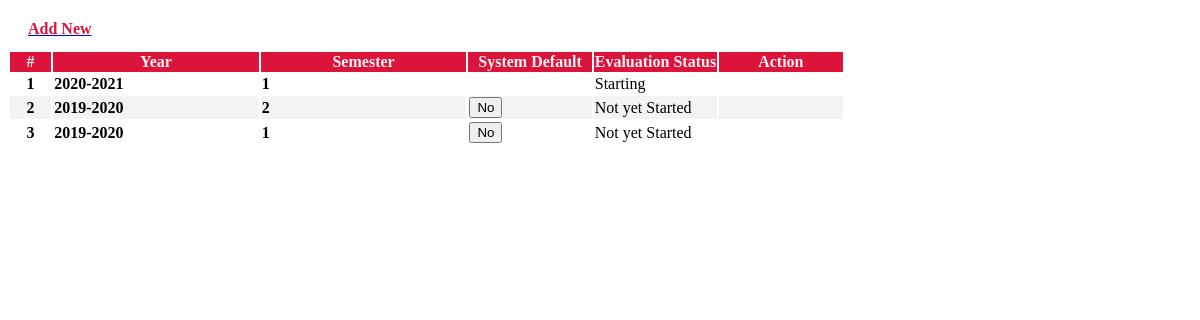
Screenshot of /admin/academic_list.php with the database file from the repository.
### tables this page shows
CREATE TABLE `academic_list` (
  `id` int(30) NOT NULL,
  `year` text NOT NULL,
  `semester` int(30) NOT NULL,
  `is_default` tinyint(1) NOT NULL DEFAULT 0,
  `status` int(1) NOT NULL DEFAULT 0 COMMENT '0=Pending,1=Start,2=Closed'
);

### admin/academic_list.php (the view, shortened to what this page needs)
<?php include'db_connect.php' ?>
<div class="col-lg-12">
	<div class="card card-outline card-primary">
		<div class="card-header">
			<div class="card-tools">
				<a class="btn btn-block btn-sm btn-default btn-flat border-primary new_academic" href="javascript:void(0)"><i class="fa fa-plus"></i> <span style="color: #dc143c; font-weight: bold;">Add New</span></a>
			</div>
		</div>
		<div class="card-body">
		<table class="table tabe-hover table-bordered styled-table" id="list">
				<colgroup>
					<col width="5%">
					<col width="25%">
					<col width="25%">
					<col width="15%">
					<col width="15%">
					<col width="15%">
				</colgroup>
				<thead>
					<tr>
						<th class="text-center">#</th>
						<th>Year</th>
						<th>Semester</th>
						<th>System Default</th>
						<th>Evaluation Status</th>
						<th>Action</th>
					</tr>
				</thead>
				<tbody>
					<?php
					$i = 1;
					$qry = $conn->query("SELECT * FROM academic_list order by abs(year) desc,abs(semester) desc ");
					while($row= $qry->fetch_assoc()):
					?>
					<tr>
						<th class="text-center"><?php echo $i++ ?></th>
						<td><b><?php echo $row['year'] ?></b></td>
						<td><b><?php echo $row['semester'] ?></b></td>
						<td class="text-center">
							<?php if($row['is_default'] == 0): ?>
								<button type="button" class="btn btn-secondary bg-gradient-secondary col-sm-4 btn-flat btn-sm px-1 py-0 make_default" data-id="<?php echo $row['id'] ?>">No</button>
							<?php else: ?>
								<button type="button" class="btn btn-primary bg-gradient-primary col-sm-4 btn-flat btn-sm px-1 py-0"><span style="color: white; font-weight: bold;">Yes</span></button>
							<?php endif; ?>
						</td>
						<td class="text-center">
							<?php if($row['status'] == 0): ?>
								<span class="badge badge-secondary">Not yet Started</span>
							<?php elseif($row['status'] == 1): ?>
								<span class="badge badge-success">Starting</span>
							<?php elseif($row['status'] == 2): ?>
								<span class="badge badge-primary">Closed</span>
							<?php endif; ?>
						</td>
						<td class="text-center">
		                    <div class="btn-group">
		                        <button type="button" class="btn btn-danger btn-flat delete_academic" data-id="<?php echo $row['id'] ?>">
		                        </button>
	                      </div>
						</td>
					</tr>
				<?php endwhile; ?>
				</tbody>
			</table>
		</div>
	</div>
</div>

### admin/academic_list.php (style rules this page uses)
.styled-table tbody tr { border-bottom: 1px solid #dddddd; }
.styled-table tbody tr:nth-of-type(even) { background-color: #f3f3f3; }
.styled-table tbody tr:last-of-type { border-bottom: 2px solid #009879; }
.card-primary.card-outline { border-top: none; }
thead th { background-color: #dc143c; color: #f3f3f3; font-weight: bold; }
.card-header { background-color: transparent; border-bottom: none; padding: .75rem 1.25rem; position: relative; border-top-left-radius: .25rem; border-top-right-radius: .25rem; }
.btn-primary { color: #007bff; background-color: transparent; border: none; }
.btn-danger { color: red; background-color: transparent; border: none; }

### rows the page displays
academic_list: year "2020-2021", semester "1", status "Starting"
academic_list: year "2019-2020", semester "2", status "Not yet Started"
academic_list: year "2019-2020", semester "1", status "Not yet Started"
